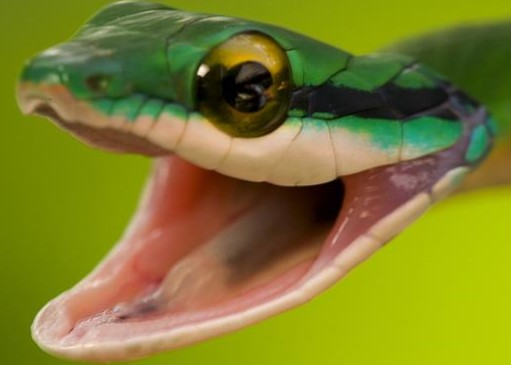
#> input picture lecture/snek.jpg, 511 x 365 px
$ python main.py
#> lines starting #> are read from the running program, lines starting #| are printed output that depends on the picture; after the words box and inside, x2 and y2 are one past the last pixel; in counts of white or black regions, pixels touching at a corner belong together
import cv2
import numpy as np


def sign_lines(img_edges) -> np.ndarray:
    lines = cv2.HoughLinesP(img_edges, rho=1, theta=np.pi/180, threshold=20, minLineLength=10, maxLineGap=15)
    return lines

def main() -> None:
        green_sign = cv2.imread("snek.jpg")
#> green_sign is the input picture: shape (365, 511, 3); mean B, G, R 43.5, 126.1, 128
        green_sign_hsv = cv2.cvtColor(green_sign, cv2.COLOR_BGR2HSV)
#> green_sign_hsv: shape (365, 511, 3); mean H, S, V 32.2, 177.8, 142.7
        # print(green_sign_hsv[50:60, 50:60])
        color_low = np.array([30, 20, 115])
        color_high = np.array([57, 70, 205])
        mask = cv2.inRange(green_sign_hsv, color_low, color_high)
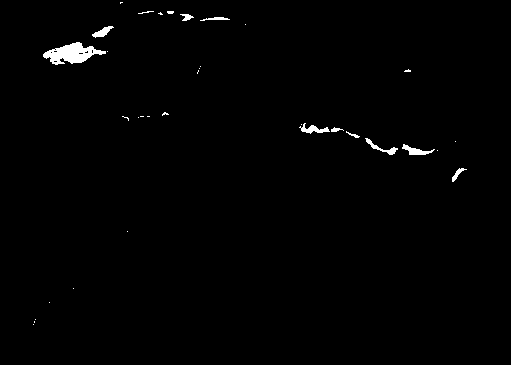
#> mask: shape (365, 511); 0.9% white; 34 white regions (24 under 20 px), largest, box (x1, y1, x2, y2) and area: (43, 42, 106, 65) 762, (402, 144, 435, 155) 154, (299, 123, 330, 134) 146
        edges = cv2.Canny(mask, 50, 150)
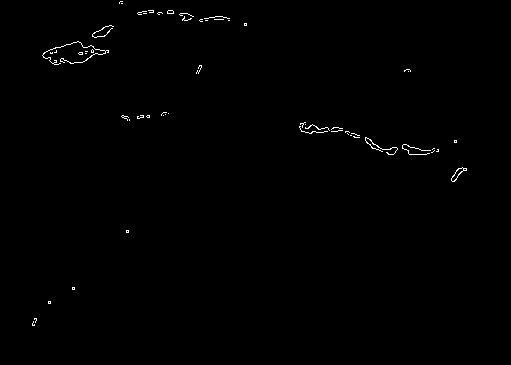
#> edges: shape (365, 511); 0.46% white in thin lines or dots, all inside (x1, y1, x2, y2) = (32, 1, 467, 326)

        lines = sign_lines(edges)
#> in sign_lines, `lines = cv2.HoughLinesP(img_edges, rho=1, theta=np.pi/180, threshold=2..`: lines = 24 rows, first 6: [300, 123, 333, 131], [394, 147, 422, 154], [325, 127, 395, 151], [142, 11, 191, 15], [402, 145, 427, 150], [44, 52, 109, 30]
        # If lines are detected, draw them on the original image
        if lines is not None:
            for line in lines:
                x1, y1, x2, y2 = line[0]
                cv2.line(green_sign, (x1, y1), (x2, y2), (0, 255, 0), 2)
#> this loop made 24 passes
#> (x1, y1, x2, y2) on passes 1 to 12: (300, 123, 333, 131), (394, 147, 422, 154), (325, 127, 395, 151), (142, 11, 191, 15), (402, 145, 427, 150), (44, 52, 109, 30), (370, 145, 395, 152), (371, 147, 393, 154), (76, 42, 108, 52), (148, 10, 189, 14), (42, 55, 73, 63), (393, 147, 417, 154)
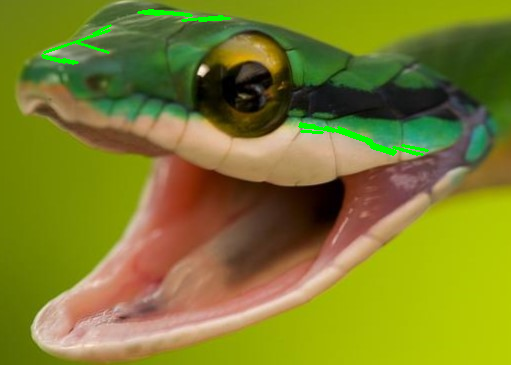
#> green_sign: shape (365, 511, 3); 0.95% of pixels changed, all inside (x1, y1, x2, y2) = (41, 9, 429, 156)

        cv2.imshow("detected_lines", green_sign)
        cv2.imshow("edges", edges)
        cv2.waitKey(0)
        pass

if __name__ == '__main__':
    main()
